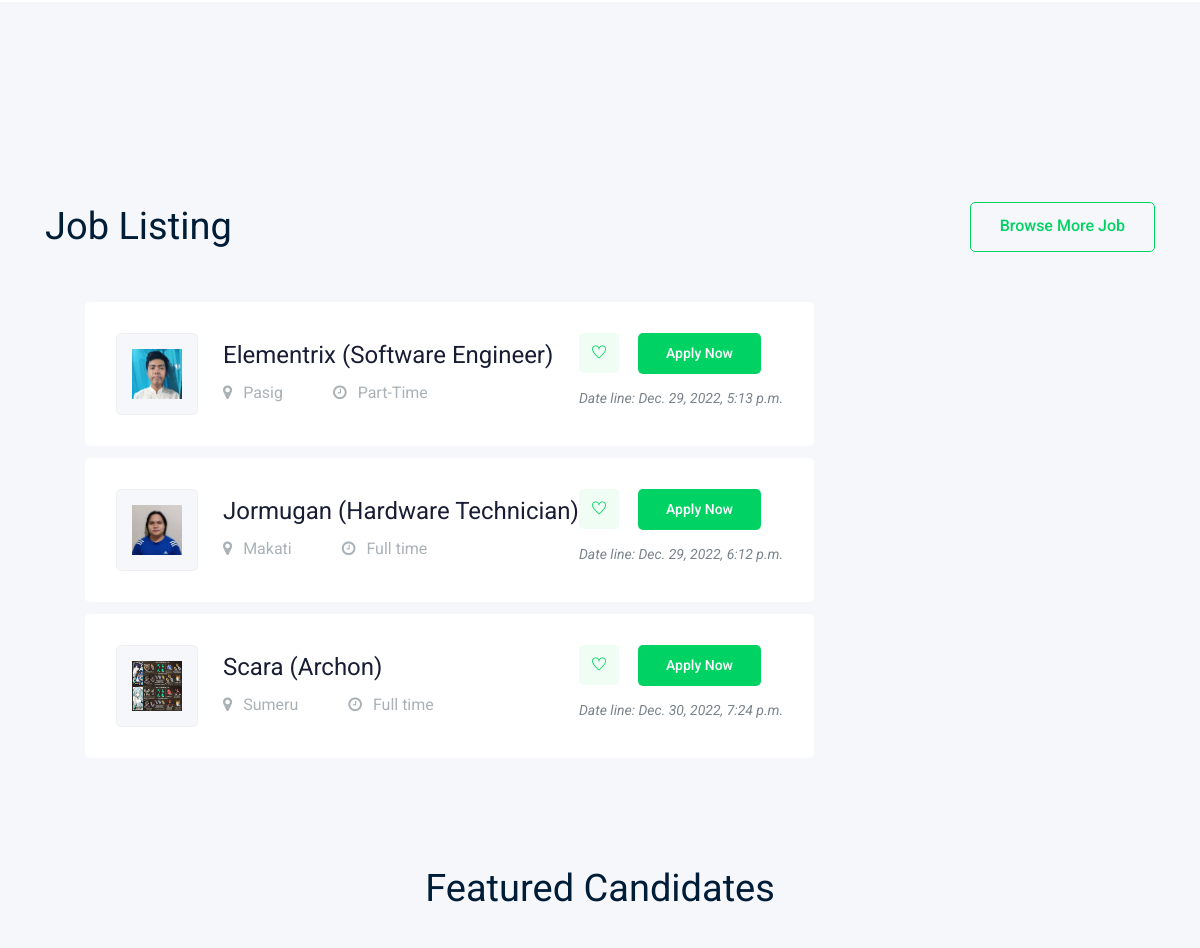
Before: / (middle part) with the older database file.
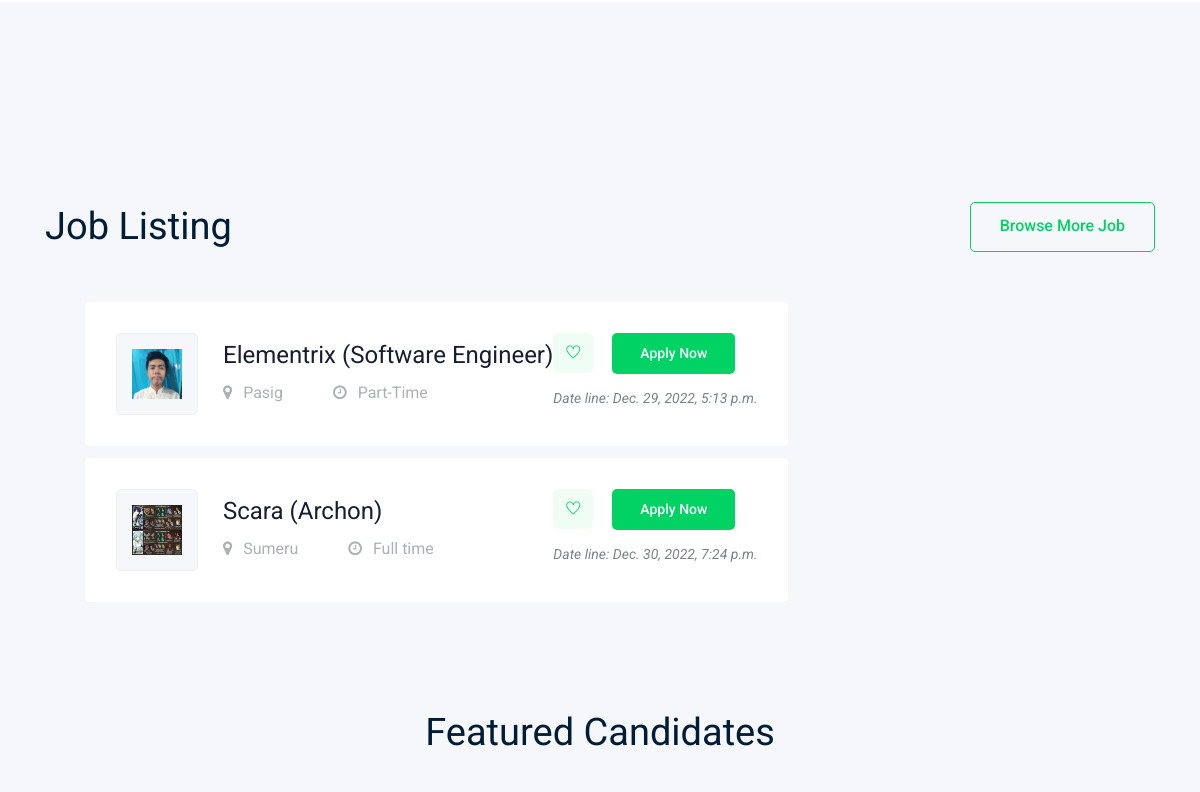
After: the same page with the newer database file.
### jobs/models.py (models this page shows, shortened)
class SubmitJob(models.Model):
    company_name = models.CharField(default='', max_length=255)
    company_img = models.ImageField('Company Image', default='')
    job_vacancy = models.CharField(default='', max_length=255)
    job_category = models.CharField(default='', max_length=255)
    pub_date = models.DateTimeField('date published', auto_now_add=False, blank=True)
    job_description = models.CharField('Job Description',default='', max_length=255)
    job_qualification = models.CharField('Job Qualification',default='', max_length=255)
    salary = models.IntegerField(default=0)
    location = models.CharField('Location',default='',max_length=255)
    time_employment = models.CharField(default='',max_length=200)

### jobs/views.py (the view)
# urls.py: path('',views.index, name='index'),
def index (request):
    template = "index.html"
    jobs = SubmitJob.objects.all()
    context = {
        'jobs': jobs,
        'available' : len(jobs),
        'title': 'Job Board',
    }
    return render(request, template,context)

### jobs/templates/index.html (shortened to what this page needs)
{% load static %}
<!doctype html>
<html class="no-js" lang="zxx">
<head>
    <link rel="stylesheet" href="{% static 'css/bootstrap.min.css' %}">
    <link rel="stylesheet" href="{% static 'css/owl.carousel.min.css' %}">
    <link rel="stylesheet" href="{% static 'css/magnific-popup.css' %}">
    <link rel="stylesheet" href="{% static 'css/font-awesome.min.css' %}">
    <link rel="stylesheet" href="{% static 'css/themify-icons.css' %}">
    <link rel="stylesheet" href="{% static 'css/nice-select.css' %}">
    <link rel="stylesheet" href="{% static 'css/flaticon.css' %}">
    <link rel="stylesheet" href="{% static 'css/gijgo.css' %}">
    <link rel="stylesheet" href="{% static 'css/animate.min.css' %}">
    <link rel="stylesheet" href="{%static 'css/slicknav.css' %}">
    <link rel="stylesheet" href="{% static 'css/style.css' %}">
</head>
<body>
    <div class="popular_catagory_area">
    </div>
    <div class="job_listing_area">
        <div class="container">
            <div class="row align-items-center">
                <div class="col-lg-6">
                    <div class="section_title">
                        <h3>Job Listing</h3>
                    </div>
                </div>
                <div class="col-lg-6">
                    <div class="brouse_job text-right">
                        <a href="jobs.html" class="boxed-btn4">Browse More Job</a>
                    </div>
                </div>
            </div>
            <div class="job_lists">
                <div class="row">
                    <ol type="A">
                        {% for job in jobs %}
                        <div class="col-lg-12 col-md-12">
                            <div class="single_jobs white-bg d-flex justify-content-between">
                                <div class="jobs_left d-flex align-items-center">
                                    <div class="thumb">
                                        <img src="{{job.company_img.url}}" height="50" width="50">
                                    </div>
                                    <div class="jobs_conetent">
                                        <a href="job_details.html"><h4>{{job.company_name}} ({{job.job_vacancy}})</h4></a>
                                        <div class="links_locat d-flex align-items-center">
                                            <div class="location">
                                                <p> <i class="fa fa-map-marker"></i> {{job.location}}</p>
                                            </div>
                                            <div class="location">
                                                <p> <i class="fa fa-clock-o"></i> {{job.time_employment}}</p>
                                            </div>
                                        </div>
                                    </div>
                                </div>
                                <div class="jobs_right">
                                    <div class="apply_now">
                                        <a class="heart_mark" href="#"> <i class="ti-heart"></i> </a>
                                        <a href="{% url 'jobs:job_details' job.id%}" class="boxed-btn3">Apply Now</a>
                                    </div>
                                    <div class="date">
                                        <p>Date line: {{job.pub_date}}</p>
                                    </div>
                                </div>
                            </div>
                        </div>
                        {% endfor %}
                    </ol>
                </div>
            </div>
        </div>
    </div>
    <div class="featured_candidates_area">
        <div class="container">
            <div class="row">
                <div class="col-lg-12">
                    <div class="section_title text-center mb-40">
                        <h3>Featured Candidates</h3>
                    </div>
                </div>
            </div>
        </div>
    </div>
</body>
</html>

Changed rows visible on the page:
removed SubmitJob: company_img (picture), company_name "Jormugan", job_vacancy "Hardware Technician", location "Makati", time_employment "Full time", pub_date "Dec. 29, 2022, 6:12 p.m."
